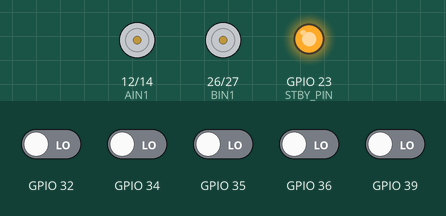
Bench run of a sketch on a simulated ESP32. Shown: motor-driver pin pairs drawn as motors (green arrow = first pin HIGH = forward, orange = second pin HIGH = backward, longer = more drive, scaled by the enable pin, stopped while the standby pin is LOW), output pins drawn as LEDs (lit = HIGH). Inputs (shaded band) come from the test bench; at power-on: GPIO 32, GPIO 34–36, GPIO 39 LOW.

Above: at 1.2 s.
1.3 s: GPIO 32 driven HIGH and GPIO 35 driven HIGH
At 1.9 s:
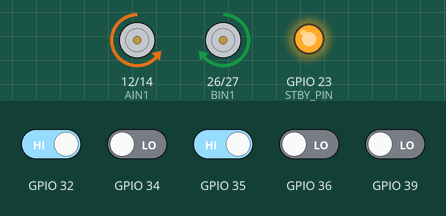
2.8 s: GPIO 36 driven HIGH
At 4.0 s:
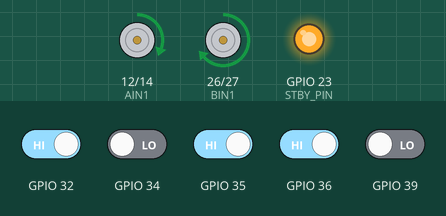
4.3 s: GPIO 39 driven HIGH
At 5.4 s:
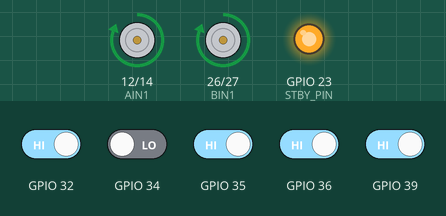
5.8 s: GPIO 34 driven HIGH
At 6.5 s:
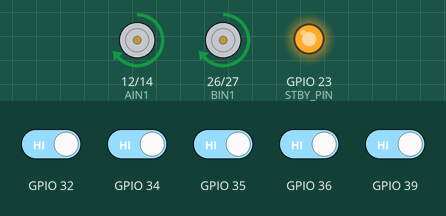
7.3 s: GPIO 32 driven LOW
At 7.6 s:
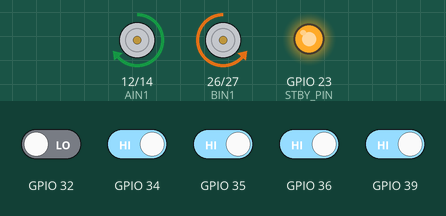
8.8 s: GPIO 32 driven HIGH
At 10.0 s:
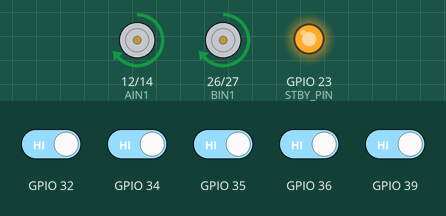
Timing chart, 0 to 11.3 s (numbered marks = the images above; inputs shaded):
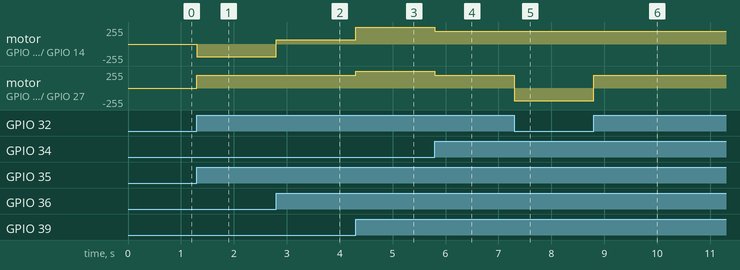

The sketch:

Ir_LineFollower.ino
```cpp
// --- TB6612FNG Motor Driver Pins ---
// STBY: Must be HIGH for the driver to work
const int STBY_PIN = 23;

// Motor A (Left)
const int PWMA = 13; // Speed control (PWM)
const int AIN1 = 12; // Direction
const int AIN2 = 14; // Direction

// Motor B (Right)
const int PWMB = 25; // Speed control (PWM)
const int BIN1 = 26; // Direction
const int BIN2 = 27; // Direction

// --- Tuning Settings ---
const int SPEED_BASE = 255; // Base speed (0-255)
const int SPEED_TURN = 190; // Turning speed
// If motors hum but don't move, increase these numbers slightly.

String infraRed = "";

void setup() {
  //Serial.begin(115200);

  // 1. Sensor Pins (Inputs)
  pinMode(36, INPUT);
  pinMode(39, INPUT);
  pinMode(34, INPUT);
  pinMode(35, INPUT);
  pinMode(32, INPUT);

  // 2. Motor Pins (Outputs)
  pinMode(STBY_PIN, OUTPUT);

  pinMode(PWMA, OUTPUT);
  pinMode(AIN1, OUTPUT);
  pinMode(AIN2, OUTPUT);

  pinMode(PWMB, OUTPUT);
  pinMode(BIN1, OUTPUT);
  pinMode(BIN2, OUTPUT);

  // 3. Enable the Motor Driver
  digitalWrite(STBY_PIN, HIGH);
}

void loop() {
  // --- Read Sensors ---
  infraRed = "";
  digitalRead(36) ? infraRed += "1" : infraRed += "0";
  digitalRead(39) ? infraRed += "1" : infraRed += "0";
  digitalRead(34) ? infraRed += "1" : infraRed += "0";
  digitalRead(35) ? infraRed += "1" : infraRed += "0";
  digitalRead(32) ? infraRed += "1" : infraRed += "0";

  // Debug (Optional)
  // Serial.println(infraRed);

  // --- Logic ---
  // Assuming "1" = Line Detected (Black)
  // Adjust logic if your sensor outputs "0" for black.

  if (infraRed == "11011") {
    // Center: Go Straight
    driveMotorA(SPEED_BASE);
    driveMotorB(SPEED_BASE);
  }
  else if (infraRed == "10011" || infraRed == "10111") {
    // Left Detected: Turn Left
    driveMotorA(SPEED_TURN / 3); // Slow down left
    driveMotorB(SPEED_TURN);     // Speed up right
  }
  else if (infraRed == "00011" || infraRed == "00111" || infraRed == "01111") {
    // Hard Left
    driveMotorA(-SPEED_TURN); // Reverse left wheel for sharp turn
    driveMotorB(SPEED_TURN);
  }
  else if (infraRed == "11001" || infraRed == "11101") {
    // Right Detected: Turn Right
    driveMotorA(SPEED_TURN);
    driveMotorB(SPEED_TURN / 3); // Slow down right
  }
  else if (infraRed == "11100" || infraRed == "11110" || infraRed == "11000") {
    // Hard Right
    driveMotorA(SPEED_TURN);
    driveMotorB(-SPEED_TURN); // Reverse right wheel
  }
  else if (infraRed == "11111") {
    // Hard Right
    driveMotorA(SPEED_TURN);
    driveMotorB(SPEED_TURN); // Reverse right wheel
  }
  else {
    // No line or all black: Stop
    driveMotorA(0);
    driveMotorB(0);
  }

  // No delay needed for fast reaction
}

// --- Helper Functions for TB6612FNG ---

// Drive Motor A (Left)
// Speed: -255 to 255 (Negative = Reverse)
void driveMotorA(int speed) {
  if (speed > 0) {
    digitalWrite(AIN1, HIGH);
    digitalWrite(AIN2, LOW);
  } else if (speed < 0) {
    digitalWrite(AIN1, LOW);
    digitalWrite(AIN2, HIGH);
    speed = -speed; // Make speed positive for PWM
  } else {
    digitalWrite(AIN1, LOW);
    digitalWrite(AIN2, LOW); // Brake
  }
  analogWrite(PWMA, speed);
}

// Drive Motor B (Right)
void driveMotorB(int speed) {
  if (speed > 0) {
    digitalWrite(BIN1, HIGH);
    digitalWrite(BIN2, LOW);
  } else if (speed < 0) {
    digitalWrite(BIN1, LOW);
    digitalWrite(BIN2, HIGH);
    speed = -speed;
  } else {
    digitalWrite(BIN1, LOW);
    digitalWrite(BIN2, LOW); // Brake
  }
  analogWrite(PWMB, speed);
}
```

Measured:
- after the input at 1.3 s, motor on GPIO 12 (AIN1) / GPIO 14 (AIN2): stopped → backward 190/255 at once; motor on GPIO 26 (BIN1) / GPIO 27 (BIN2): stopped → forward 190/255 at once
- after the input at 2.8 s, motor on GPIO 12 (AIN1) / GPIO 14 (AIN2): backward 190/255 → forward 63/255 at once
- after the input at 4.3 s, motor on GPIO 12 (AIN1) / GPIO 14 (AIN2): forward 63/255 → forward 255/255 at once; motor on GPIO 26 (BIN1) / GPIO 27 (BIN2): forward 190/255 → forward 255/255 at once
- after the input at 5.8 s, motor on GPIO 12 (AIN1) / GPIO 14 (AIN2), motor on GPIO 26 (BIN1) / GPIO 27 (BIN2): forward 255/255 → forward 190/255 at once
- after the input at 7.3 s, motor on GPIO 26 (BIN1) / GPIO 27 (BIN2): forward 190/255 → backward 190/255 at once
- after the input at 8.8 s, motor on GPIO 26 (BIN1) / GPIO 27 (BIN2): backward 190/255 → forward 190/255 at once
